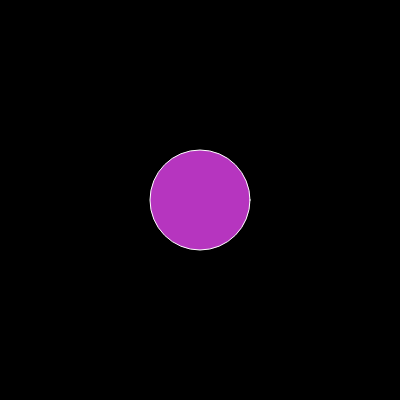
Frame 1 (no input)
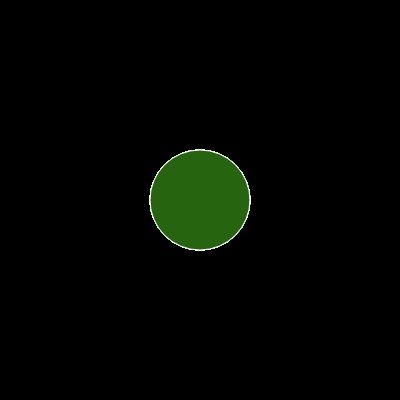
Frame 60 (no input)
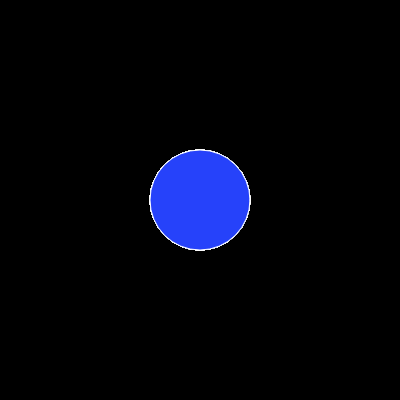
Frame 120 (the mouse pressed at the canvas centre since frame 60)

The p5.js sketch that drew these frames (run headless with seeded random() and noise() and a simulated clock; from frame 60 on, the mouse is pressed at the canvas centre):

// p5.js sketch
// ── sketch.js
/* 
Code defines one object with at least one function
Created by Grace ZUniga May 2017
*/

var flick = { // creates var flick and and assigns following values
  x: 200, // x is valued at 200
  y: 200, // y is valued at 200
  size: 100 // size is valued at 100
}

function setup() {
  createCanvas(400, 400); // canvas sized at 400 by 400
 background(0); // background is black
}

function draw() {
 flicker(); // calling the function flicker
}
   
 function flicker() { // execute the following for function flicker
    stroke(255); // outline white
    fill(random(255), random(255), random(255)); // fill random flickering colors
    ellipse(flick.x, flick.y, flick.size); // create shape according to variable colors
  }
  
